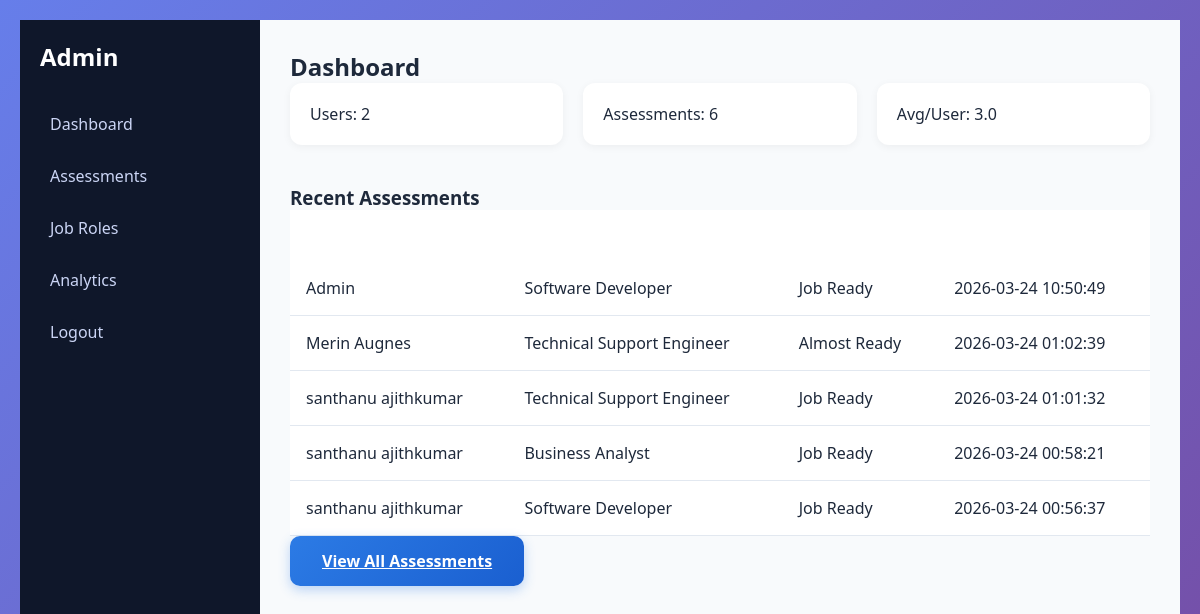
The app's page /admin/dashboard (signed in), older data.
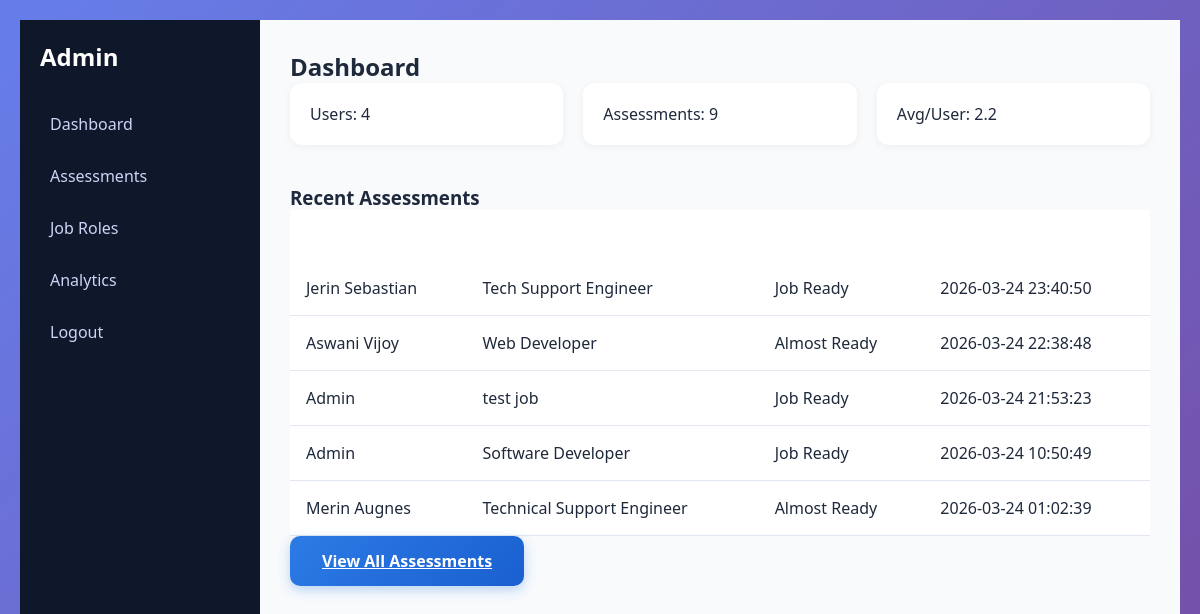
The same page, newer data.
### tables this page shows
CREATE TABLE assessments (
            id INTEGER PRIMARY KEY AUTOINCREMENT,
            user_id INTEGER,
            job_role TEXT,
            total_gap INTEGER,
            readiness TEXT,
            created_at TEXT,
            FOREIGN KEY (user_id) REFERENCES users(id)
        );

CREATE TABLE users (
            id INTEGER PRIMARY KEY AUTOINCREMENT,
            name TEXT,
            email TEXT UNIQUE,
            password_hash TEXT,
            role TEXT DEFAULT 'user'
        );

### app.py (the view)
@app.route('/admin/dashboard')
def admin_dashboard():
    if not admin_required():
        return redirect(url_for('login'))
    conn = sqlite3.connect("hiremind.db", timeout=10)
    cursor = conn.cursor()
    cursor.execute("SELECT COUNT(*) FROM users WHERE role='user'")
    total_users = cursor.fetchone()[0]
    cursor.execute("SELECT COUNT(*) FROM assessments")
    total_assessments = cursor.fetchone()[0]
    avg = total_assessments / total_users if total_users else 0
    cursor.execute("""
        SELECT users.name, job_role, readiness, created_at
        FROM assessments
        JOIN users ON users.id = assessments.user_id
        ORDER BY created_at DESC
        LIMIT 5
    """)
    recent = cursor.fetchall()
    conn.close()
    return render_template("admin_dashboard.html",
                           total_users=total_users,
                           total_assessments=total_assessments,
                           avg=avg,
                           recent=recent)

### app.py (called while the page is built)
def admin_required():
    if 'user_id' not in session or not session.get('is_admin'):
        return False
    return True

### templates/admin_dashboard.html
{% extends "admin_base.html" %}
{% block content %}
<h2>Dashboard</h2>
<div class="results-summary">
    <div class="card">Users: {{ total_users }}</div>
    <div class="card">Assessments: {{ total_assessments }}</div>
    <div class="card">Avg/User: {{ "%.1f"|format(avg) }}</div>
</div>
<h3>Recent Assessments</h3>
<table class="modern-table">
<tr><th>User</th><th>Role</th><th>Status</th><th>Date</th></tr>
{% for r in recent %}
<tr>
<td>{{ r[0] }}</td>
<td>{{ r[1] }}</td>
<td>{{ r[2] }}</td>
<td>{{ r[3] }}</td>
</tr>
{% endfor %}
</table>
<a href="/admin/assessments" class="btn-primary">View All Assessments</a>
{% endblock %}

Row changes from the older to the newer data that the page shows:
no longer on this page (row unchanged): assessments: name "santhanu ajithkumar", job_role "Technical Support Engineer", readiness "Job Ready", created_at "2026-03-24 01:01:32"
no longer on this page (row unchanged): assessments: name "santhanu ajithkumar", job_role "Business Analyst", readiness "Job Ready", created_at "2026-03-24 00:58:21"
no longer on this page (row unchanged): assessments: name "santhanu ajithkumar", job_role "Software Developer", readiness "Job Ready", created_at "2026-03-24 00:56:37"
added assessments: name "Jerin Sebastian", job_role "Tech Support Engineer", readiness "Job Ready", created_at "2026-03-24 23:40:50"
added assessments: name "Aswani Vijoy", job_role "Web Developer", readiness "Almost Ready", created_at "2026-03-24 22:38:48"
added assessments: name "Admin", job_role "test job", readiness "Job Ready", created_at "2026-03-24 21:53:23"
Text that changed along with them:
{{ total_users }}: "2" → "4"
{{ total_assessments }}: "6" → "9"
{{ "%.1f"|format(avg) }}: "3.0" → "2.2"
